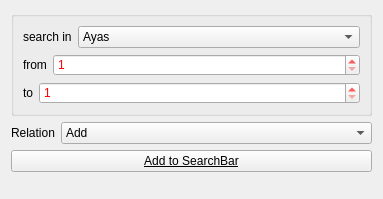
       <widget class="QWidget" name="p_struct">
        <property name="geometry">
         <rect>
          <x>0</x>
          <y>0</y>
          <width>383</width>
          <height>199</height>
         </rect>
        </property>
        <attribute name="label">
         <string>Structural Search</string>
        </attribute>
        <layout class="QVBoxLayout" name="verticalLayout_18">
         <item>
          <widget class="QGroupBox" name="groupBox_9">
           <property name="title">
            <string/>
           </property>
           <layout class="QVBoxLayout" name="verticalLayout_9">
            <item>
             <layout class="QHBoxLayout" name="horizontalLayout_10">
              <item>
               <widget class="QLabel" name="label_19">
                <property name="sizePolicy">
                 <sizepolicy hsizetype="Fixed" vsizetype="Preferred">
                  <horstretch>0</horstretch>
                  <verstretch>0</verstretch>
                 </sizepolicy>
                </property>
                <property name="text">
                 <string>search in</string>
                </property>
                <property name="buddy">
                 <cstring>o_struct_as</cstring>
                </property>
               </widget>
              </item>
              <item>
               <widget class="QComboBox" name="o_struct_as">
                <item>
                 <property name="text">
                  <string>Ayas</string>
                 </property>
                </item>
                <item>
                 <property name="text">
                  <string>Ayas (Global id)</string>
                 </property>
                </item>
                <item>
                 <property name="text">
                  <string>Ruku's</string>
                 </property>
                </item>
                <item>
                 <property name="text">
                  <string>Suras</string>
                 </property>
                </item>
                <item>
                 <property name="text">
                  <string>Pages</string>
                 </property>
                </item>
                <item>
                 <property name="text">
                  <string>Rubu's</string>
                 </property>
                </item>
                <item>
                 <property name="text">
                  <string>Hizbs</string>
                 </property>
                </item>
                <item>
                 <property name="text">
                  <string>Juz's</string>
                 </property>
                </item>
                <item>
                 <property name="text">
                  <string>Manzils</string>
                 </property>
                </item>
               </widget>
              </item>
             </layout>
            </item>
            <item>
             <layout class="QHBoxLayout" name="horizontalLayout_7">
              <item>
               <widget class="QLabel" name="label_14">
                <property name="sizePolicy">
                 <sizepolicy hsizetype="Fixed" vsizetype="Preferred">
                  <horstretch>0</horstretch>
                  <verstretch>0</verstretch>
                 </sizepolicy>
                </property>
                <property name="text">
                 <string>from</string>
                </property>
                <property name="buddy">
                 <cstring>o_struct_from</cstring>
                </property>
               </widget>
              </item>
              <item>
               <widget class="QSpinBox" name="o_struct_from">
                <property name="styleSheet">
                 <string>color : red</string>
                </property>
                <property name="minimum">
                 <number>1</number>
                </property>
                <property name="maximum">
                 <number>286</number>
                </property>
                <property name="value">
                 <number>1</number>
                </property>
               </widget>
              </item>
             </layout>
            </item>
            <item>
             <layout class="QHBoxLayout" name="horizontalLayout_23">
              <item>
               <widget class="QLabel" name="label_29">
                <property name="sizePolicy">
                 <sizepolicy hsizetype="Fixed" vsizetype="Preferred">
                  <horstretch>0</horstretch>
                  <verstretch>0</verstretch>
                 </sizepolicy>
                </property>
                <property name="text">
                 <string>to</string>
                </property>
                <property name="buddy">
                 <cstring>o_struct_from</cstring>
                </property>
               </widget>
              </item>
              <item>
               <widget class="QSpinBox" name="o_struct_to">
                <property name="styleSheet">
                 <string>color : red</string>
                </property>
                <property name="minimum">
                 <number>1</number>
                </property>
                <property name="maximum">
                 <number>286</number>
                </property>
                <property name="value">
                 <number>1</number>
                </property>
               </widget>
              </item>
             </layout>
            </item>
           </layout>
          </widget>
         </item>
         <item>
          <layout class="QHBoxLayout" name="horizontalLayout_30">
           <item>
            <widget class="QLabel" name="label_12">
             <property name="sizePolicy">
              <sizepolicy hsizetype="Fixed" vsizetype="Preferred">
               <horstretch>0</horstretch>
               <verstretch>0</verstretch>
              </sizepolicy>
             </property>
             <property name="text">
              <string>Relation</string>
             </property>
             <property name="buddy">
              <cstring>o_relation_struct</cstring>
             </property>
            </widget>
           </item>
           <item>
            <widget class="QComboBox" name="o_relation_struct">
             <item>
              <property name="text">
               <string>Add</string>
              </property>
             </item>
             <item>
              <property name="text">
               <string>Replace</string>
              </property>
             </item>
             <item>
              <property name="text">
               <string>(OR)</string>
              </property>
             </item>
             <item>
              <property name="text">
               <string>(AND)</string>
              </property>
             </item>
             <item>
              <property name="text">
               <string>(ANDNOT)</string>
              </property>
             </item>
            </widget>
           </item>
          </layout>
         </item>
         <item>
          <widget class="QPushButton" name="o_add2query_struct">
           <property name="font">
            <font>
             <weight>50</weight>
             <bold>false</bold>
             <underline>true</underline>
             <strikeout>false</strikeout>
             <kerning>false</kerning>
            </font>
           </property>
           <property name="cursor">
            <cursorShape>PointingHandCursor</cursorShape>
           </property>
           <property name="toolTip">
            <string/>
           </property>
           <property name="text">
            <string>Add to SearchBar</string>
           </property>
           <property name="icon">
            <iconset resource="../images/main.qrc">
             <normaloff>:/resources/up-16.png</normaloff>:/resources/up-16.png</iconset>
           </property>
          </widget>
         </item>
         <item>
          <spacer name="verticalSpacer_7">
           <property name="orientation">
            <enum>Qt::Vertical</enum>
           </property>
           <property name="sizeHint" stdset="0">
            <size>
             <width>20</width>
             <height>0</height>
            </size>
           </property>
          </spacer>
         </item>
        </layout>
       </widget>
